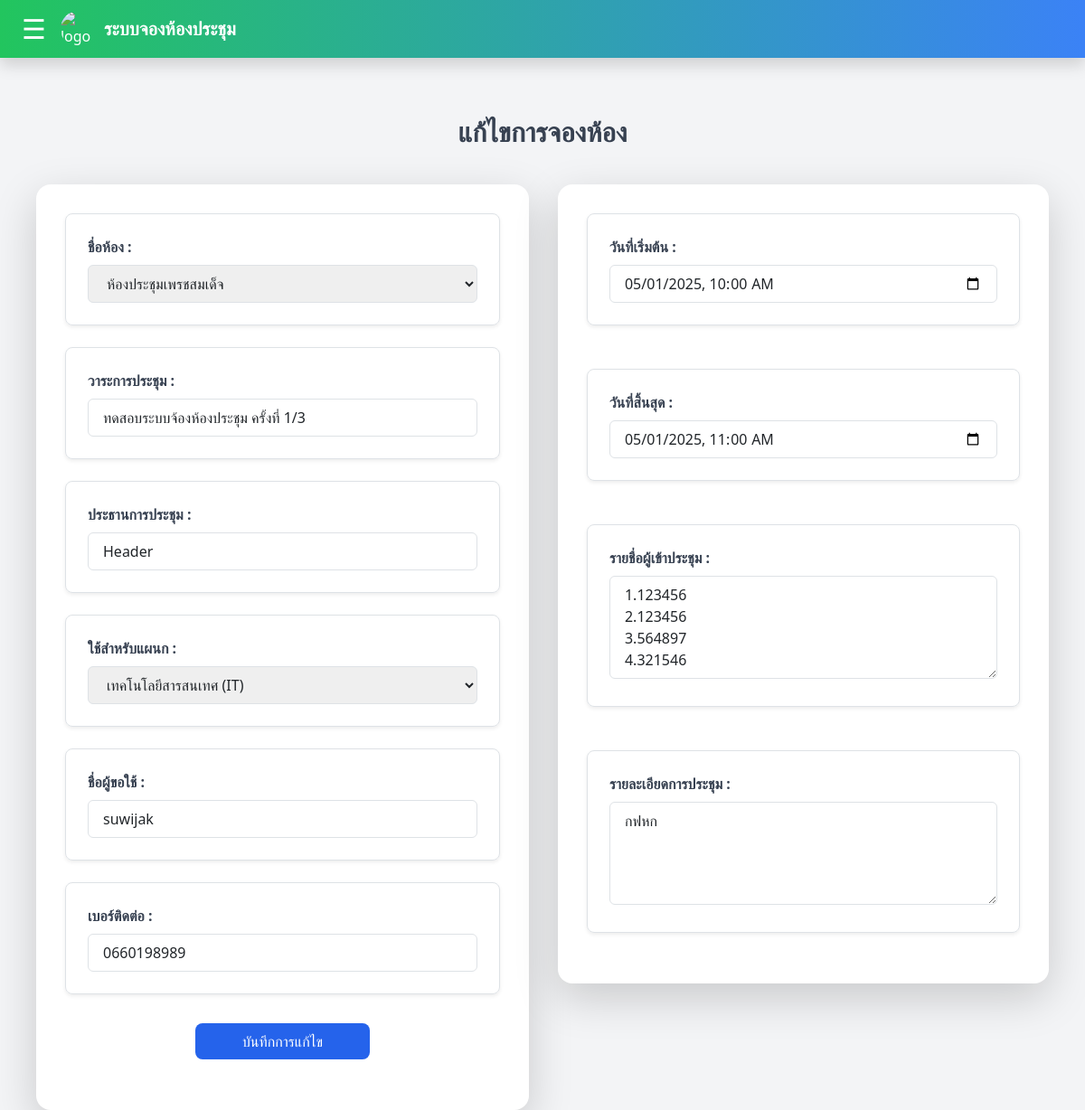
Page /booking/edit/212/ on the committed database.
### myapp/models.py (models this page shows, shortened)
class Booking(models.Model):
    STATUS_CHOICES = [
        ('approved', 'อนุมัติ'),
        ('pending', 'รออนุมัติ'),
        ('cancelled', 'ยกเลิก'),
    ]
    booking_code = models.CharField(max_length=20, unique=True, blank=True)
    room_name = models.CharField(max_length=100)
    n_req = models.CharField(max_length=100)
    n_ph = models.CharField(max_length=10)
    h_pr = models.CharField(max_length=100)
    n_count = models.IntegerField(default=0)
    n_list = models.CharField(max_length=500, blank=True)
    dpm_sd = models.CharField(max_length=100, default='-')
    topic = models.TextField(blank=True)
    start_datetime = models.DateTimeField()
    end_datetime = models.DateTimeField()
    status = models.CharField(max_length=20, choices=STATUS_CHOICES, default='approved')
    description = models.TextField()
    equipment_list = models.ManyToManyField(Equipment, blank=True)

### myapp/views.py (the view, shortened to what this page needs)
# urls.py: path('booking/edit/<int:booking_id>/', views.edit_booking, name='edit_booking'),
def edit_booking(request, booking_id):
    booking = get_object_or_404(Booking, id=booking_id)
    return render(request, "edit_booking.html", {"booking": booking})

### myapp/templates/edit_booking.html (shortened to what this page needs)
<!DOCTYPE html>
<html lang="en">
<head>
    <script src="https://cdn.tailwindcss.com"></script>
    <link href="https://cdn.jsdelivr.net/npm/bootstrap@5.3.3/dist/css/bootstrap.min.css" rel="stylesheet">
</head>
<body class="bg-gray-100">
    <nav class="fixed top-0 left-0 right-0 h-16 bg-gradient-to-r from-green-500 to-blue-500 text-white flex justify-between items-center px-4 shadow z-50">
        <div class="flex items-center space-x-2">
            <button onclick="toggleSidebar()" class="text-3xl text-white mr-2">&#9776;</button>
            <a href="/home"><img src="https://sdh.go.th/img/sdh.jpg" class="w-10 h-10 rounded-full" alt="logo"></a>
            <span class="text-xl font-bold">ระบบจองห้องประชุม</span>
        </div>
    </nav>
    {% load static %}
    <main class="min-h-screen px-10 pt-32">
        <h2 class="text-3xl font-bold text-center text-gray-700 mb-10">แก้ไขการจองห้อง</h2>
        <div class="flex flex-col md:flex-row gap-8 justify-center items-start">
            <div class="bg-white p-8 rounded-2xl shadow-lg w-full md:w-1/2">
                <form method="post" action="{% url 'edit_booking' booking.id %}">
                    <div class="mb-4 border border-gray-300 rounded-lg p-4 shadow-sm">
                        <label class="block text-gray-700 font-semibold mb-2">ชื่อห้อง :</label>
                        <select name="room_name" required class="w-full border rounded px-3 py-2 focus:ring-2 focus:ring-blue-400">
                            <option value="ห้องประชุมเพรชสมเด็จ" {% if booking.room_name == "ห้องประชุมเพรชสมเด็จ" %}selected{% endif %}>ห้องประชุมเพรชสมเด็จ</option>
                        </select>
                    </div>
                    <div class="mb-4 border border-gray-300 rounded-lg p-4 shadow-sm">
                        <label class="block text-gray-700 font-semibold mb-2">วาระการประชุม :</label>
                        <input type="text" name="topic" value="{{ booking.topic }}" required class="w-full border rounded px-3 py-2 focus:ring-2 focus:ring-blue-400">
                    </div>
                    <div class="mb-4 border border-gray-300 rounded-lg p-4 shadow-sm">
                        <label class="block text-gray-700 font-semibold mb-2">ประธานการประชุม :</label>
                        <input type="text" name="h_pr" value="{{ booking.h_pr }}" required class="w-full border rounded px-3 py-2 focus:ring-2 focus:ring-blue-400">
                    </div>
                    <div class="mb-4 border border-gray-300 rounded-lg p-4 shadow-sm">
                        <label class="block text-gray-700 font-semibold mb-2">ใช้สำหรับแผนก :</label>
                        <select name="dpm_sd" required class="w-full border rounded px-3 py-2 focus:ring-2 focus:ring-blue-400">
                            <option value="เทคโนโลยีสารสนเทศ (IT)" {% if booking.dpm_sd == "เทคโนโลยีสารสนเทศ (IT)" %}selected{% endif %}>เทคโนโลยีสารสนเทศ (IT)</option>
                        </select>
                    </div>
                    <div class="mb-4 border border-gray-300 rounded-lg p-4 shadow-sm">
                        <label class="block text-gray-700 font-semibold mb-2">ชื่อผู้ขอใช้ :</label>
                        <input type="text" name="n_req" value="{{ booking.n_req }}" required class="w-full border rounded px-3 py-2 focus:ring-2 focus:ring-blue-400">
                    </div>
                    <div class="mb-4 border border-gray-300 rounded-lg p-4 shadow-sm">
                        <label class="block text-gray-700 font-semibold mb-2">เบอร์ติดต่อ :</label>
                        <input type="text" name="n_ph" value="{{ booking.n_ph }}" required class="w-full border rounded px-3 py-2 focus:ring-2 focus:ring-blue-400">
                    </div>
                    <div class="flex justify-center items-center w-full mt-8 mb-4">
                        <button type="submit" class="w-2/5 bg-blue-600 text-white py-2 rounded-lg hover:opacity-90">
                            บันทึกการแก้ไข
                        </button>
                    </div>
            </div>
            <div class="w-full md:w-1/2">
                <div class="bg-white rounded-2xl shadow-lg p-8 flex flex-col gap-4">
                    <div class="mb-4 border border-gray-300 rounded-lg p-4 shadow-sm">
                        <label class="block text-gray-700 font-semibold mb-2">วันที่เริ่มต้น :</label>
                        <input type="datetime-local" name="start_datetime" value="{{ booking.start_datetime|date:'Y-m-d\\TH:i' }}" required class="w-full border rounded px-3 py-2 focus:ring-2 focus:ring-blue-400">
                    </div>
                    <div class="mb-4 border border-gray-300 rounded-lg p-4 shadow-sm">
                        <label class="block text-gray-700 font-semibold mb-2">วันที่สิ้นสุด :</label>
                        <input type="datetime-local" name="end_datetime" value="{{ booking.end_datetime|date:'Y-m-d\\TH:i' }}" required class="w-full border rounded px-3 py-2 focus:ring-2 focus:ring-blue-400">
                    </div>
                    <div class="mb-4 border border-gray-300 rounded-lg p-4 shadow-sm">
                        <label class="block text-gray-700 font-semibold mb-2">รายชื่อผู้เข้าประชุม :</label>
                        <textarea name="n_list" rows="4"
                            class="w-full border border-gray-300 rounded px-3 py-2 focus:outline-none focus:ring-2 focus:ring-blue-400">{{ booking.n_list }}</textarea>
                    </div>
                    <div class="mb-4 border border-gray-300 rounded-lg p-4 shadow-sm">
                        <label class="block text-gray-700 font-semibold mb-2">รายละเอียดการประชุม :</label>
                        <textarea name="description" rows="4"
                            class="w-full border border-gray-300 rounded px-3 py-2 focus:outline-none focus:ring-2 focus:ring-blue-400">{{ booking.description }}</textarea>
                    </div>
                </div>
            </div>
        </div>
    </main>
</body>
</html>

### rows in the picture
Booking: room_name "ห้องประชุมเพรชสมเด็จ", topic "ทดสอบระบบจ้องห้องประชุม ครั้งที่ 1/3", h_pr "Header", dpm_sd "เทคโนโลยีสารสนเทศ (IT)", n_req "suwijak", n_ph "0660198989", start_datetime "05/01/2025 10:00", end_datetime "05/01/2025 11:00", n_list "1.123456 2.123456 3.564897 4.321546", description "กฟหก"
